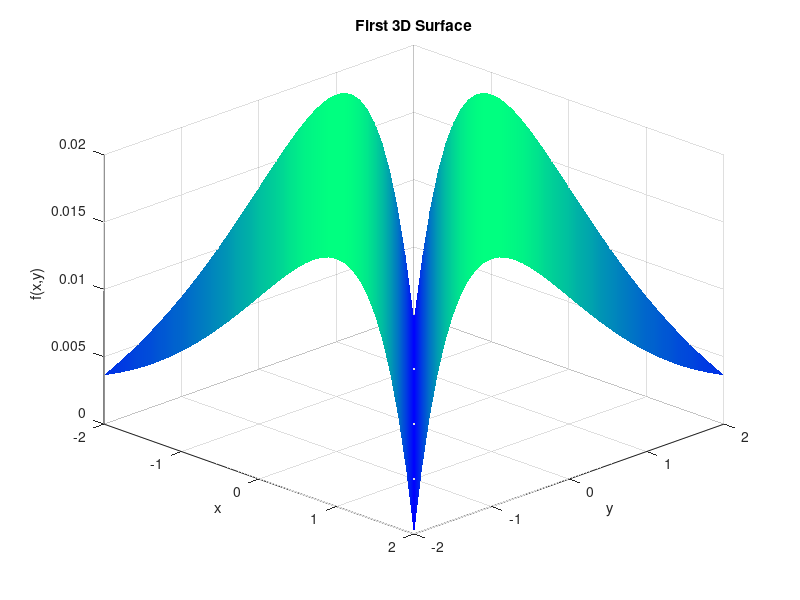
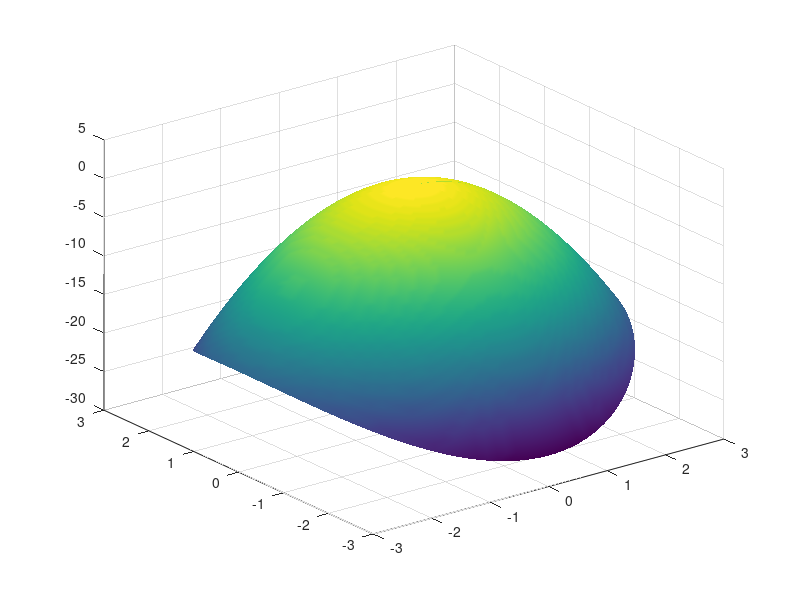

The MATLAB script that drew these images, in order: (Note: this script raises an error after producing the figures.)
clc;
clear;
close all;

%% Mandatory Task 1(a)
[x,y] = meshgrid(-2:0.1:2, -2:0.1:2);
z = sin(abs(x+y)/20).*exp(-abs(x+y));

figure;
surf(x,y,z);
shading interp;
colormap winter;
view(45,30);
xlabel('x');
ylabel('y');
zlabel('f(x,y)');
title('First 3D Surface');
grid on;

%% Mandatory Task 1(b)
theta = 0:0.05:2*pi;
r = 0:0.05:3;
[R,T] = meshgrid(r,theta);

x = R.*cos(T);
y = R.*sin(T);
z = 1 - 2*x.^2 - 3*y.^2;

figure;
surf(x,y,z);
shading interp;
colormap parula;
view(45,30);
xlabel('x');
ylabel('y');
zlabel('f(x,y)');
title('Second 3D Surface');
grid on;

%% Complementary Task
[x,y] = meshgrid(-2:0.1:2, -2:0.1:2);
z = 1 - (x.^2 + y.^2);

figure;

% Contour
subplot(1,3,1);
surfc(x,y,z);
shading interp;
title('Contour');
xlabel('x'); ylabel('y'); zlabel('z');
grid on;

% Camlight
subplot(1,3,2);
surf(x,y,z);
shading interp;
camlight;
lighting gouraud;
title('Camlight');
xlabel('x'); ylabel('y'); zlabel('z');
grid on;

% Transparency
subplot(1,3,3);
surf(x,y,z);
shading interp;
alpha(0.5);
title('Transparency');
xlabel('x'); ylabel('y'); zlabel('z');
grid on;
